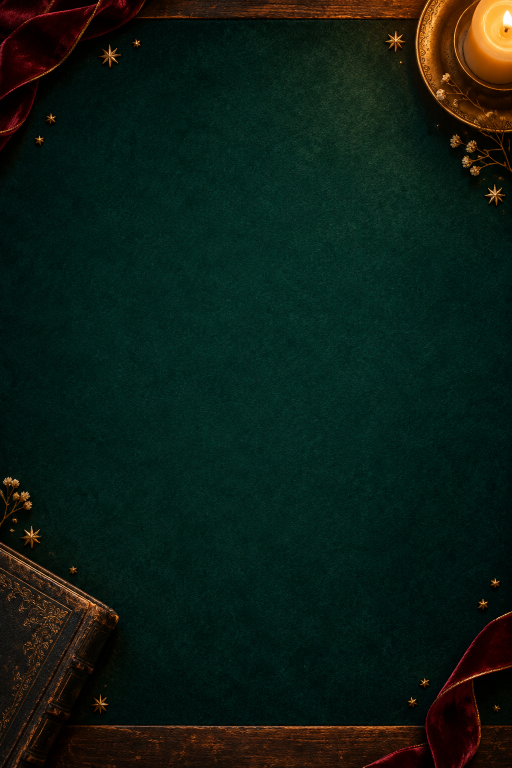
#> input picture design-system/assets/midnight/tabletop.png, 1024 x 1536 px (shown at 1/2 size); its folder holds 4 pictures in this run
$ python prepare_midnight_assets.py
#> lines starting #> are read from the running program, lines starting #| are printed output that depends on the picture
"""Export mobile artwork from the retained, text-free ImageGen source masters.

Requires Pillow. Run from any directory; no API calls or generated UI pixels.
Object crops separate the original atlas illustrations, never storyboard controls.
"""
from pathlib import Path
import hashlib
import json
from PIL import Image

ROOT = Path(__file__).resolve().parents[1]
SOURCE = ROOT / 'design-system/assets/midnight'
OUTPUT = ROOT / 'mobilni-aplikace/src/assets/brand/midnight'
OUTPUT.mkdir(parents=True, exist_ok=True)
records = []


def export(name, master, purpose, crop=None, size=None, alpha=False):
#> called with name = 'tabletop.webp', master = 'tabletop.png', size = (768, 1152), alpha = False
    image = Image.open(SOURCE / master)
#> image is the input picture: PIL image 1024x1536 RGB; mean R, G, B 13.4, 29.6, 21.1
    if crop:
        image = image.crop(crop)
    if size:
        image = image.resize(size, Image.Resampling.LANCZOS)
#> image: PIL image 768x1152 RGB
    if not alpha:
        image = image.convert('RGB')
    image.save(OUTPUT / name, 'WEBP', quality=86, method=6, exact=True)
    content = (OUTPUT / name).read_bytes()
    records.append(dict(file=name, master=f'design-system/assets/midnight/{master}',
                        purpose=purpose, dimensions=list(image.size), alpha=alpha,
                        crop=crop, bytes=len(content), sha256=hashlib.sha256(content).hexdigest()))


export('tabletop.webp', 'tabletop.png', 'Quiet scene background; no live text baked in', size=(768, 1152))
export('invitation.webp', 'objects.png', 'Sealed arrival invitation, decorative', (40, 0, 780, 450), alpha=True)
#> call 2 of export, with name = 'invitation.webp', master = 'objects.png', purpose = 'Sealed arrival invitation, decorative', crop = (40, 0, 780, 450), alpha = True
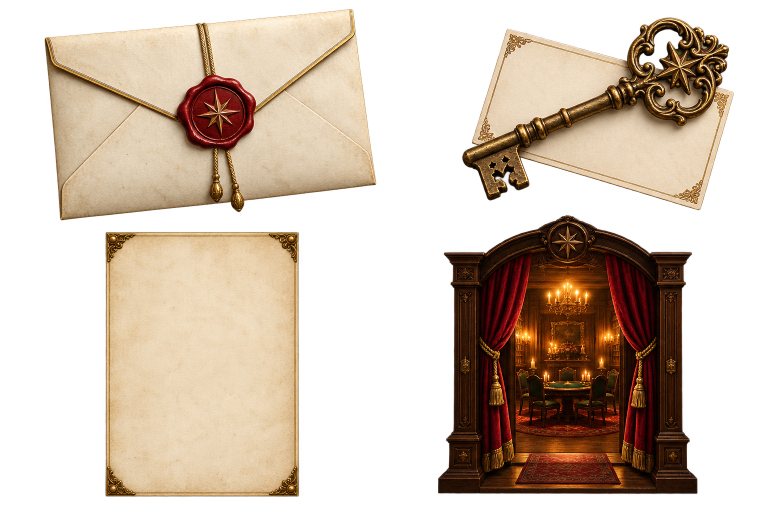
#> input picture design-system/assets/midnight/objects.png, 1536 x 1024 px (shown at 1/2 size)
#> in export, image is the input picture: PIL image 1536x1024 RGBA; mean R, G, B, A 126.8, 102.6, 78, 129.7
export('access-key.webp', 'objects.png', 'Returning passkey illustration, decorative', (840, 0, 1536, 430), alpha=True)
export('paper.webp', 'objects.png', 'Quiet parchment texture for semantic form surfaces', (260, 560, 560, 860))
export('opening.webp', 'objects.png', 'Authorized opening; also the static reduced-motion equivalent', (850, 430, 1420, 1015), alpha=True)
#> in export (call 5), `image = image.crop(crop)`:
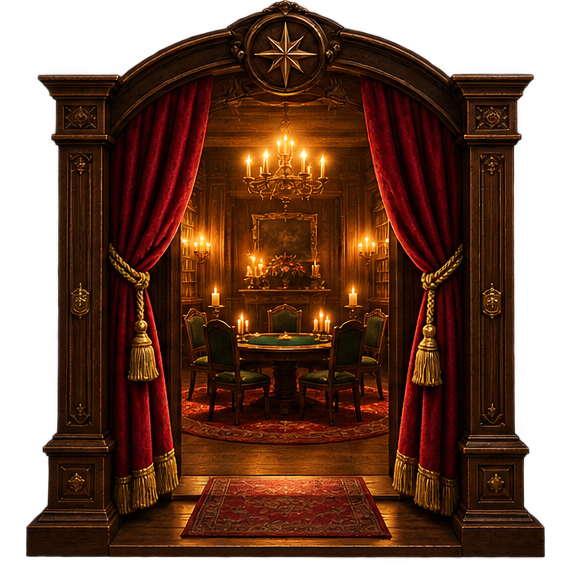
#> image: PIL image 570x585 RGBA; mean R, G, B, A 66, 28.8, 9.8, 180.6; transparent parts drawn white
export('frame.webp', 'frame.png', 'Fixed walnut frame and top valance; transparent portrait aperture', size=(800, 1000), alpha=True)
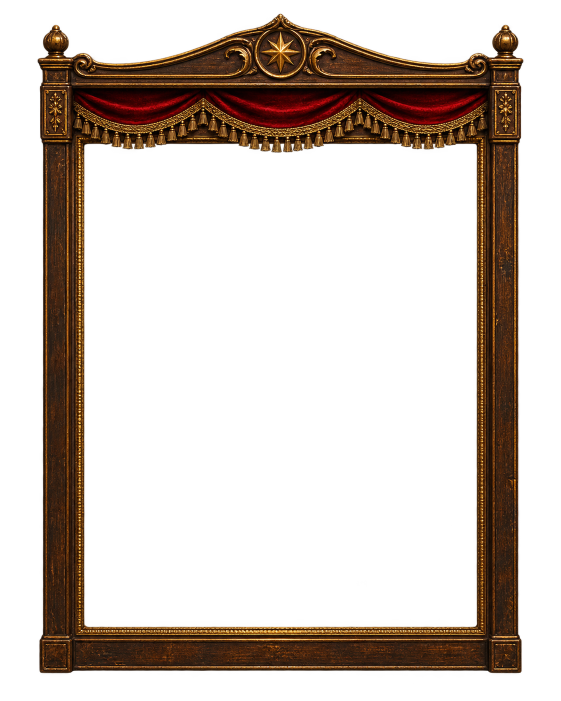
#> input picture design-system/assets/midnight/frame.png, 1122 x 1402 px (shown at 1/2 size)
#> in export, image is the input picture: PIL image 1122x1402 RGBA; mean R, G, B, A 23.4, 12.8, 5.2, 69.5
export('placeholder.webp', 'tabletop.png', 'Neutral felt placeholder; no private portrait', (300, 350, 700, 850), size=(400, 500))
#> in export (call 7), `image = image.crop(crop)`:
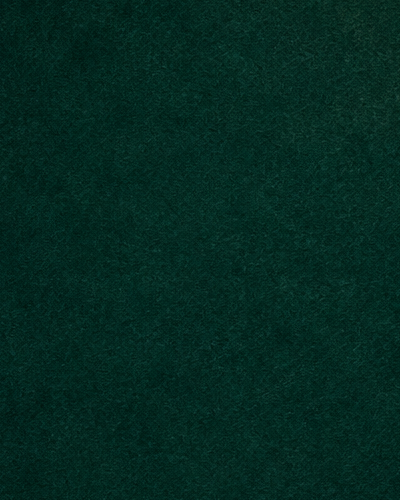
#> image: PIL image 400x500 RGB; mean R, G, B 4, 40.9, 32.6
if (SOURCE / 'curtains.png').exists():
    wings = Image.open(SOURCE / 'curtains.png')
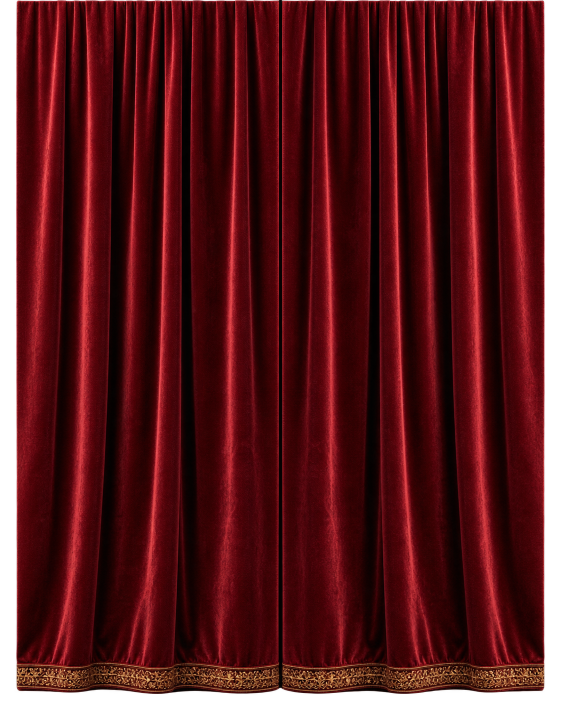
#> input picture design-system/assets/midnight/curtains.png, 1122 x 1402 px (shown at 1/2 size)
#> wings is the input picture: PIL image 1122x1402 RGBA; mean R, G, B, A 71.5, 8.2, 11.4, 234.5
    width, height = wings.size
#> width = 1122; height = 1402
    export('curtain-left.webp', 'curtains.png', 'Independent left velvet wing', (0, 0, width // 2, height), size=(400, 1000), alpha=True)
#> in export (call 8), `image = image.crop(crop)`:
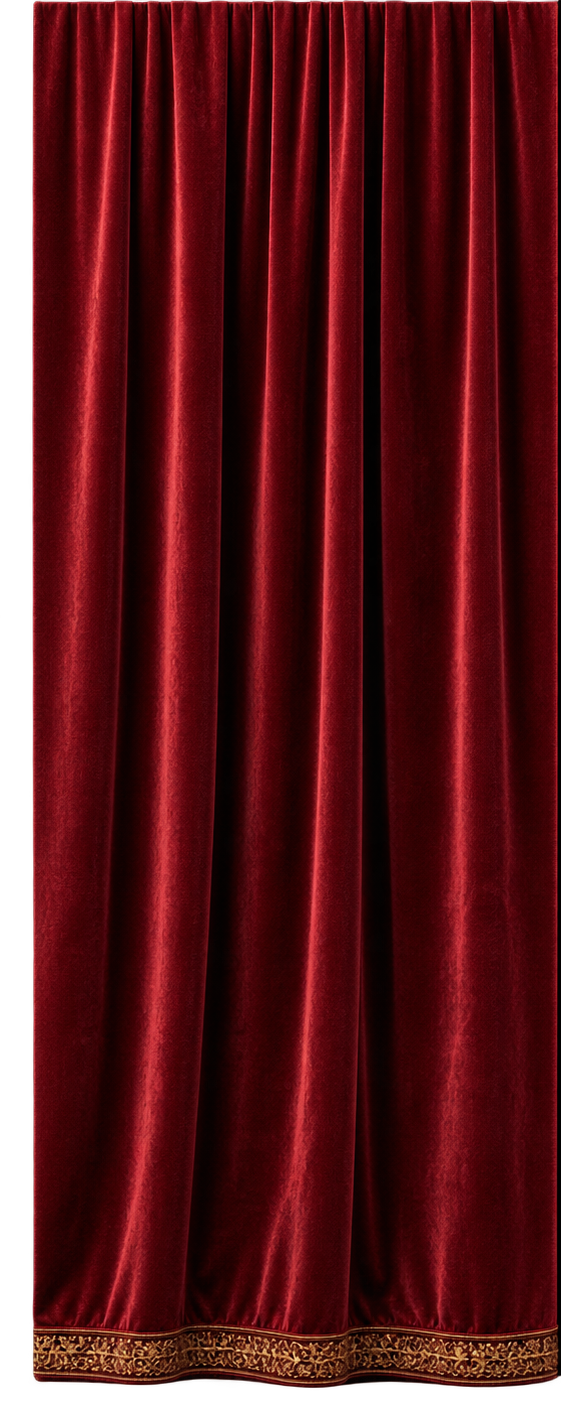
#> image: PIL image 561x1402 RGBA; mean R, G, B, A 71.6, 8.2, 11.5, 234.6; transparent parts drawn white
    export('curtain-right.webp', 'curtains.png', 'Independent right velvet wing', (width // 2, 0, width, height), size=(400, 1000), alpha=True)
#> in export (call 9), `image = image.crop(crop)`:
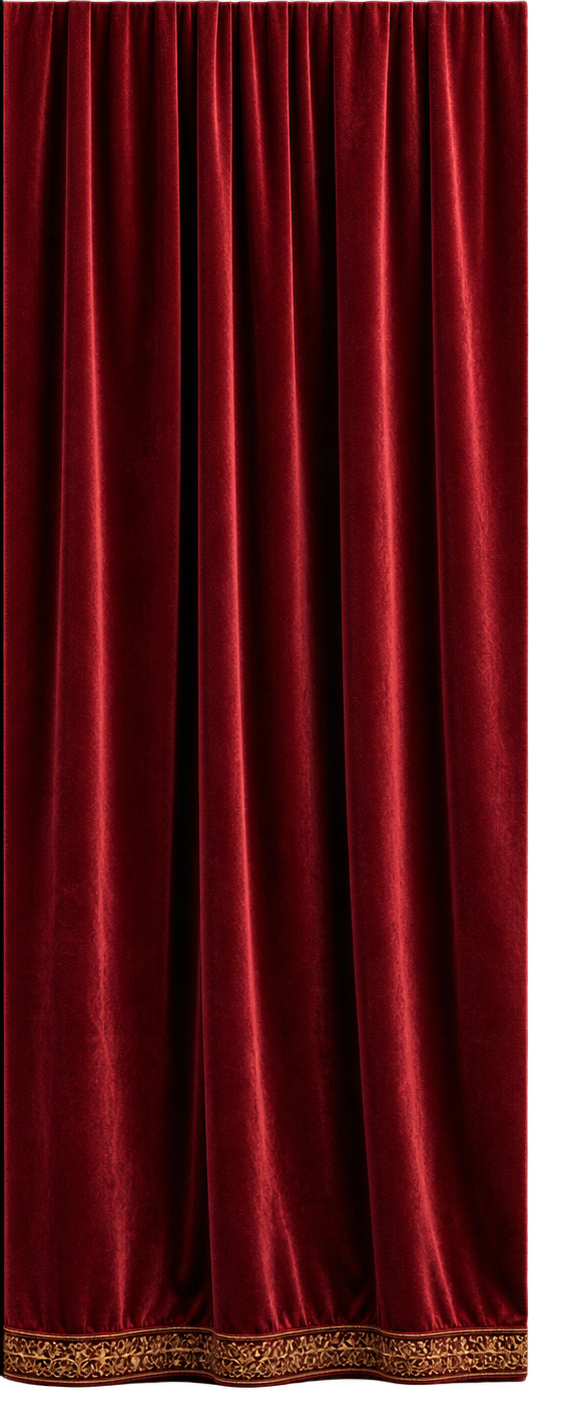
#> image: PIL image 561x1402 RGBA; mean R, G, B, A 71.4, 8.1, 11.4, 234.5; transparent parts drawn white

(OUTPUT / 'manifest.json').write_text(json.dumps(dict(
    direction='The Midnight Table', revision='2026-10-26',
    provenance='Original built-in ImageGen artwork; retained PNG source masters. Deterministic crop, resize and WebP encoding with prepare_midnight_assets.py.',
    license='AGPL-3.0-only',
    geometry='Portrait stage 4:5. Aperture inset: top21%, right15.5%, bottom10%, left15.5%; width and height69%, exact4:5. Curtain halves animate only inside that aperture.',
    foreground='No independent particle effects. Hidden scenes pause existing presentation lifecycle.',
    assets=records), ensure_ascii=False, indent=2) + '\n', encoding='utf-8')
print(f'Exported {len(records)} Midnight Table assets ({sum(r["bytes"] for r in records)} bytes).')
#| Exported 9 Midnight Table assets (582794 bytes).
